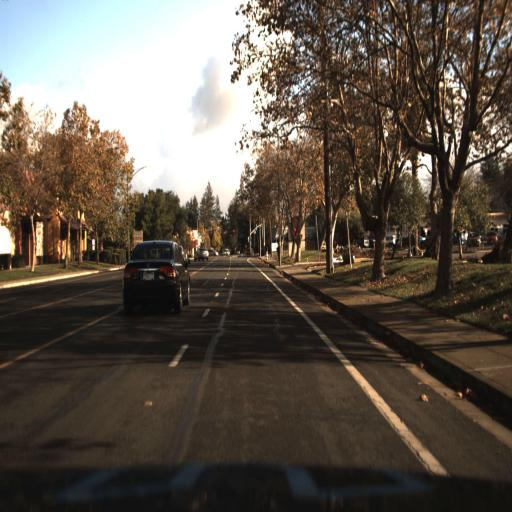
#> input picture Computer Vision/Vjezba_1/rjesenja-opencv/kamera2.jpg, 512 x 512 px
$ python 1.zadatak.py
#> lines starting #> are read from the running program, lines starting #| are printed output that depends on the picture
import cv2

slika = cv2.imread("kamera2.jpg", cv2.IMREAD_GRAYSCALE)
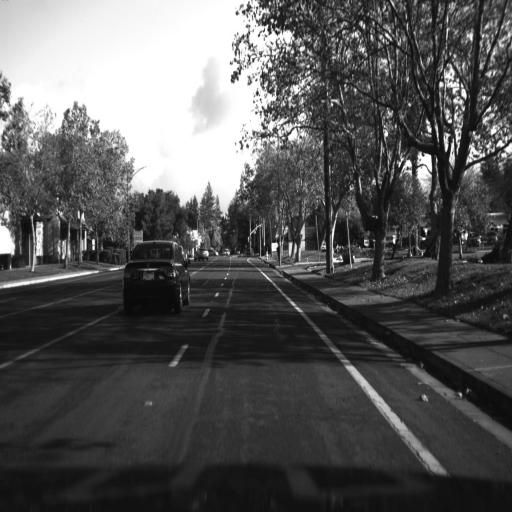
#> slika: shape (512, 512); min 0, max 255, mean 87.5

cv2.imshow("slikica", slika)
cv2.imwrite('kamera2_crno_bijela.jpg',slika)
print(slika.shape)
#| (512, 512)
cv2.waitKey()
cv2.destroyAllWindows()

$ run again, with Computer Vision/Vjezba_1/rjesenja-opencv/kamera1.png saved as Computer Vision/Vjezba_1/rjesenja-opencv/kamera2.jpg
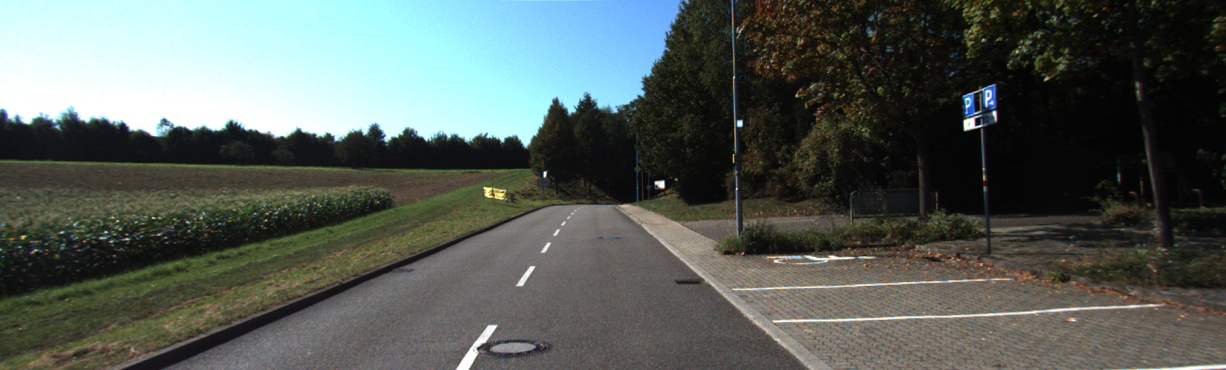
#> input picture Computer Vision/Vjezba_1/rjesenja-opencv/kamera1.png, 1226 x 370 px
#> `slika = cv2.imread("kamera2.jpg", cv2.IMREAD_GRAYSCALE)`:
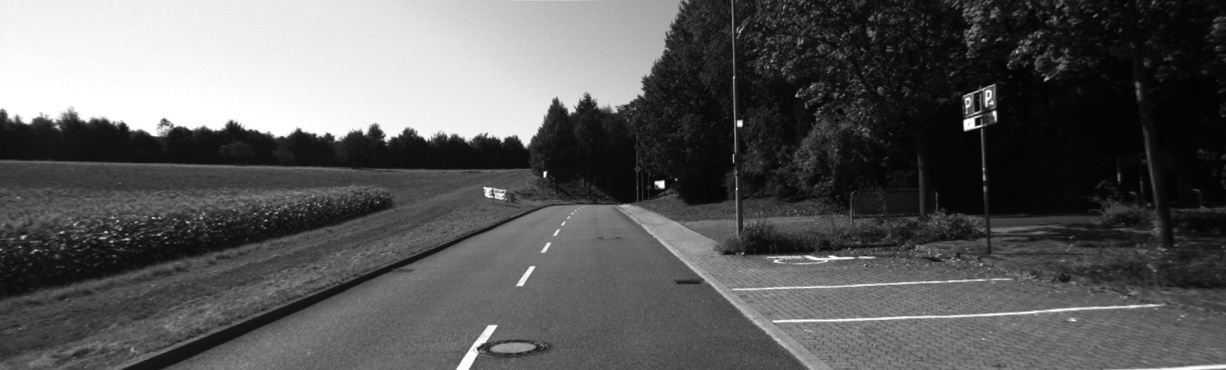
#> slika: shape (370, 1226); min 0, max 255, mean 90.8
#| (370, 1226)
